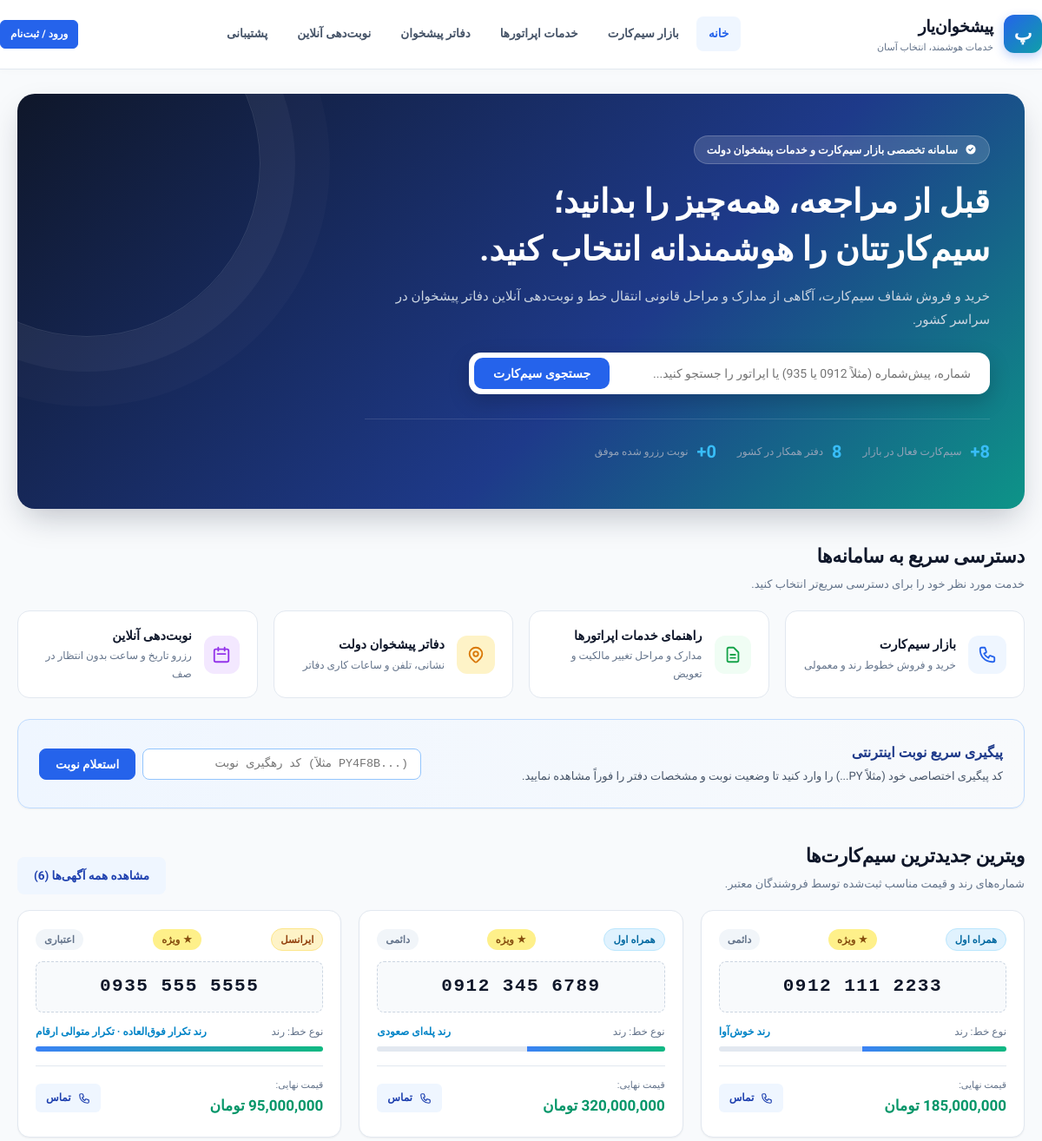
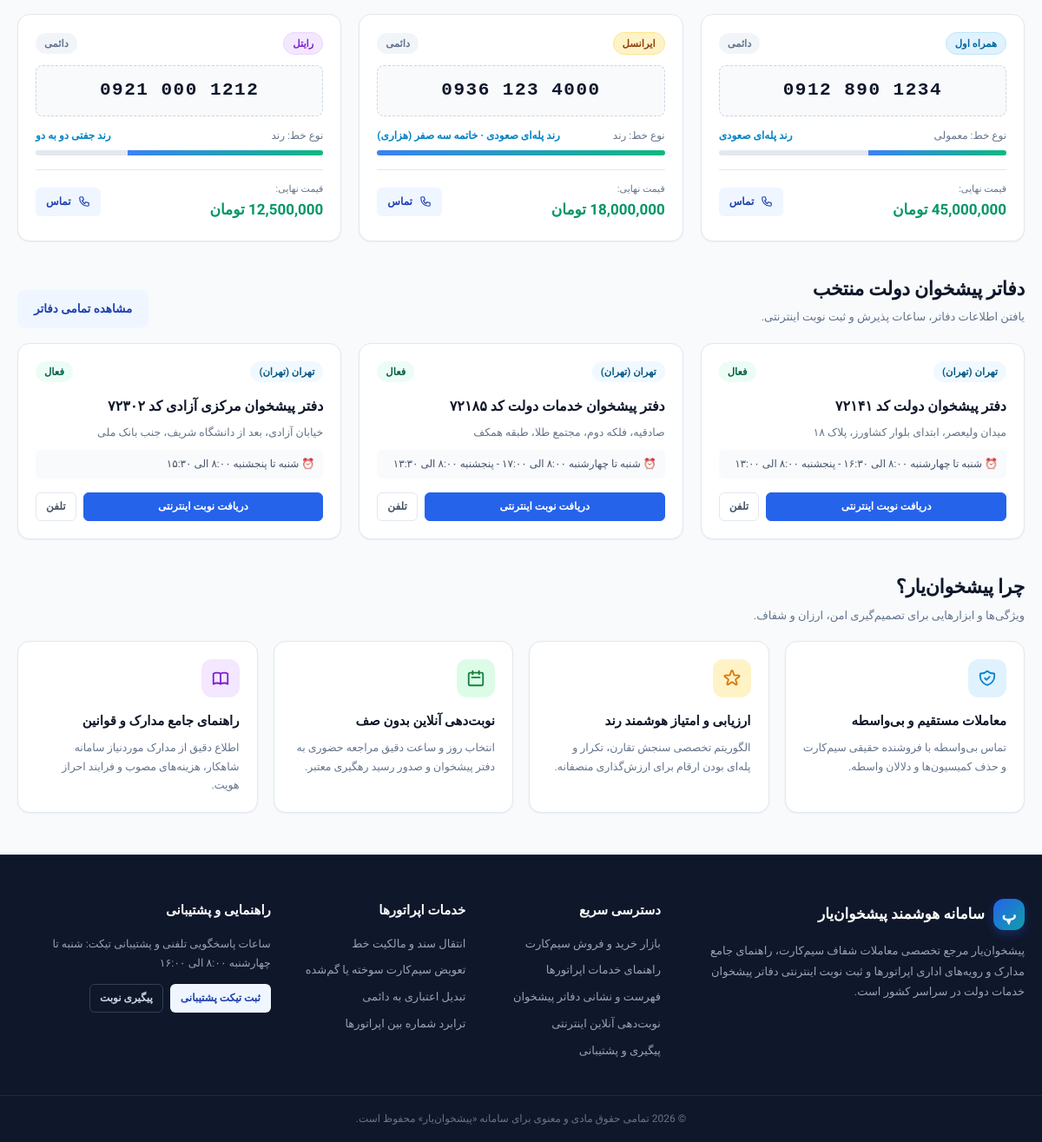
The page / on the database its author committed (2 pictures, top to bottom).
### tables this page shows
CREATE TABLE IF NOT EXISTS listings (
  id INT UNSIGNED AUTO_INCREMENT PRIMARY KEY,
  user_id INT UNSIGNED NOT NULL,
  operator VARCHAR(40) NOT NULL,
  phone_number VARCHAR(20) NOT NULL,
  sim_type VARCHAR(20) NOT NULL DEFAULT 'اعتباری',
  number_type VARCHAR(30) NOT NULL DEFAULT 'معمولی',
  prefix VARCHAR(12) NOT NULL,
  price BIGINT UNSIGNED NOT NULL DEFAULT 0,
  seller_name VARCHAR(120) NULL,
  seller_phone VARCHAR(20) NULL,
  description TEXT NULL,
  is_featured TINYINT(1) NOT NULL DEFAULT 0,
  status ENUM('active','pending','sold','hidden') NOT NULL DEFAULT 'active',
  created_at TIMESTAMP DEFAULT CURRENT_TIMESTAMP,
  INDEX idx_listing_search (operator, sim_type, status),
  INDEX idx_listing_phone (phone_number),
  INDEX idx_listing_prefix (prefix),
  INDEX idx_listing_price (price),
  CONSTRAINT fk_listing_user FOREIGN KEY (user_id) REFERENCES users(id) ON DELETE CASCADE
);

CREATE TABLE IF NOT EXISTS offices (
  id INT UNSIGNED AUTO_INCREMENT PRIMARY KEY,
  name VARCHAR(160) NOT NULL,
  city VARCHAR(100) NOT NULL,
  province VARCHAR(100) NOT NULL DEFAULT 'تهران',
  address VARCHAR(255) NOT NULL,
  phone VARCHAR(40) NULL,
  working_hours VARCHAR(100) NULL,
  services TEXT NOT NULL,
  latitude DECIMAL(10,7) NULL,
  longitude DECIMAL(10,7) NULL,
  is_active TINYINT(1) NOT NULL DEFAULT 1
);

### index.php (the view, shortened to what the rows shown need)
<?php
require_once 'includes/functions.php';
$pdo = db();
$latestListings = [];
try {
    $st = $pdo->query("SELECT id, operator, phone_number, sim_type, number_type, price, is_featured, seller_name, seller_phone FROM listings WHERE status='active' ORDER BY is_featured DESC, created_at DESC LIMIT 6");
    $latestListings = $st->fetchAll();
} catch (Throwable) {}
$offices = [];
try {
    $st = $pdo->query("SELECT id, name, city, province, address, phone, working_hours FROM offices WHERE is_active=1 ORDER BY id ASC LIMIT 3");
    $offices = $st->fetchAll();
} catch (Throwable) {}
require 'includes/header.php';
?>
<section class="hero">
    <div class="hero-content">
        <h1>قبل از مراجعه، همه‌چیز را بدانید؛<br>سیم‌کارتتان را هوشمندانه انتخاب کنید.</h1>
    </div>
</section>
<div class="section-head">
    <div>
        <h2>دسترسی سریع به سامانه‌ها</h2>
    </div>
</div>
<div class="section-head">
    <div>
        <h2>ویترین جدیدترین سیم‌کارت‌ها</h2>
    </div>
</div>
<div class="grid-cards">
    <?php if (!empty($latestListings)): ?>
        <?php foreach ($latestListings as $item): ?>
            <?php
                $analysis = calculate_number_score($item['phone_number']);
                $badgeClass = operator_badge_class($item['operator']);
            ?>
            <article class="card">
                <div style="display:flex;justify-content:space-between;align-items:center;">
                    <span class="badge <?= $badgeClass ?>"><?= e($item['operator']) ?></span>
                    <?php if ($item['is_featured']): ?>
                        <span class="badge" style="background:#fef08a;color:#854d0e;">★ ویژه</span>
                    <?php endif; ?>
                    <span class="badge badge-muted"><?= e($item['sim_type']) ?></span>
                </div>
                <div class="sim-number" title="برای کپی کلیک کنید" data-copy="<?= e($item['phone_number']) ?>" style="cursor:pointer;">
                    <?= format_phone($item['phone_number']) ?>
                </div>
                <div style="font-size:12px;color:var(--text-muted);display:flex;justify-content:space-between;">
                    <span>نوع خط: <?= e($item['number_type']) ?></span>
                    <span style="color:#0284c7;font-weight:700;"><?= e($analysis['label']) ?></span>
                </div>
                <div class="score-bar-wrap" title="امتیاز رند بودن: <?= $analysis['score'] ?>%">
                    <div class="score-bar-fill" style="width:<?= $analysis['score'] ?>%;"></div>
                </div>
                <div style="display:flex;justify-content:space-between;align-items:center;margin-top:16px;padding-top:12px;border-top:1px solid var(--border);">
                    <div>
                        <div style="font-size:11px;color:var(--text-muted);">قیمت نهایی:</div>
                        <div class="sim-price"><?= toman($item['price']) ?></div>
                    </div>
                    <?php if (!empty($item['seller_phone'])): ?>
                        <a href="tel:<?= e($item['seller_phone']) ?>" class="btn btn-soft btn-sm" title="تماس با فروشنده">
                            <span>تماس</span>
                        </a>
                    <?php else: ?>
                        <a href="market.php?q=<?= urlencode($item['phone_number']) ?>" class="btn btn-outline btn-sm">جزئیات</a>
                    <?php endif; ?>
                </div>
            </article>
        <?php endforeach; ?>
    <?php endif; ?>
</div>
<div class="section-head">
    <div>
        <h2>دفاتر پیشخوان دولت منتخب</h2>
    </div>
</div>
<div class="grid-cards">
    <?php if (!empty($offices)): ?>
        <?php foreach ($offices as $office): ?>
            <article class="card">
                <div style="display:flex;justify-content:space-between;align-items:center;">
                    <span class="badge badge-info"><?= e($office['city']) ?> (<?= e($office['province']) ?>)</span>
                    <span class="badge badge-success">فعال</span>
                </div>
                <h3 style="font-size:16px;font-weight:800;color:var(--text-main);margin-top:14px;"><?= e($office['name']) ?></h3>
                <p style="font-size:12.5px;color:var(--text-muted);margin-top:6px;line-height:1.6;"><?= e($office['address']) ?></p>
                <?php if (!empty($office['working_hours'])): ?>
                    <div style="font-size:12px;color:#475569;margin-top:10px;background:#f8fafc;padding:6px 10px;border-radius:6px;">
                        ⏰ <?= e($office['working_hours']) ?>
                    </div>
                <?php endif; ?>
                <div style="margin-top:auto;padding-top:16px;display:flex;gap:8px;">
                    <a href="booking.php?office=<?= (int)$office['id'] ?>" class="btn btn-primary btn-sm" style="flex:1;">
                        دریافت نوبت اینترنتی
                    </a>
                    <?php if (!empty($office['phone'])): ?>
                        <a href="tel:<?= e($office['phone']) ?>" class="btn btn-outline btn-sm" title="تماس با دفتر">
                            تلفن
                        </a>
                    <?php endif; ?>
                </div>
            </article>
        <?php endforeach; ?>
    <?php endif; ?>
</div>
<div class="section-head">
    <div>
        <h2>چرا پیشخوان‌یار؟</h2>
    </div>
</div>
<?php require 'includes/footer.php'; ?>

### rows shown on the page
listings: operator "همراه اول", is_featured "★ ویژه", sim_type "دائمی", phone_number "0912 111 2233", number_type "رند", phone_number "رند خوش‌آوا", price "185,000,000 تومان"
listings: operator "همراه اول", is_featured "★ ویژه", sim_type "دائمی", phone_number "0912 345 6789", number_type "رند", phone_number "رند پله‌ای صعودی", price "320,000,000 تومان"
listings: operator "ایرانسل", is_featured "★ ویژه", sim_type "اعتباری", phone_number "0935 555 5555", number_type "رند", phone_number "رند تکرار فوق‌العاده · تکرار متوالی ارقام", price "95,000,000 تومان"
listings: operator "همراه اول", sim_type "دائمی", phone_number "0912 890 1234", number_type "معمولی", phone_number "رند پله‌ای صعودی", price "45,000,000 تومان"
listings: operator "ایرانسل", sim_type "دائمی", phone_number "0936 123 4000", number_type "رند", phone_number "رند پله‌ای صعودی · خاتمه سه صفر (هزاری)", price "18,000,000 تومان"
listings: operator "رایتل", sim_type "دائمی", phone_number "0921 000 1212", number_type "رند", phone_number "رند جفتی دو به دو", price "12,500,000 تومان"
offices: city "تهران", province "تهران", name "دفتر پیشخوان دولت کد ۷۲۱۴۱", address "میدان ولیعصر، ابتدای بلوار کشاورز، پلاک ۱۸", working_hours "شنبه تا چهارشنبه ۸:۰۰ الی ۱۶:۳۰ - پنجشنبه ۸:۰۰ الی ۱۳:۰۰"
offices: city "تهران", province "تهران", name "دفتر پیشخوان خدمات دولت کد ۷۲۱۸۵", address "صادقیه، فلکه دوم، مجتمع طلا، طبقه همکف", working_hours "شنبه تا چهارشنبه ۸:۰۰ الی ۱۷:۰۰ - پنجشنبه ۸:۰۰ الی ۱۳:۳۰"
offices: city "تهران", province "تهران", name "دفتر پیشخوان مرکزی آزادی کد ۷۲۳۰۲", address "خیابان آزادی، بعد از دانشگاه شریف، جنب بانک ملی", working_hours "شنبه تا پنجشنبه ۸:۰۰ الی ۱۵:۳۰"

### other values the page prints
$stats['listings'] "8"
$stats['offices'] "8"
$stats['appointments'] "0"
count($latestListings) "6"
